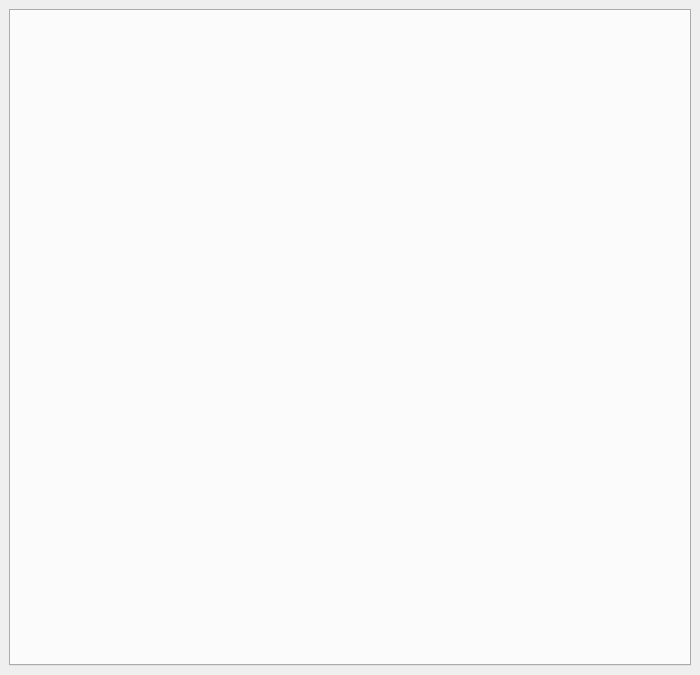
<?xml version="1.0" encoding="UTF-8"?>
<ui version="4.0">
 <class>MainWindow</class>
 <widget class="QMainWindow" name="MainWindow">
  <property name="geometry">
   <rect>
    <x>0</x>
    <y>0</y>
    <width>700</width>
    <height>675</height>
   </rect>
  </property>
  <property name="windowTitle">
   <string>Media Downloader</string>
  </property>
  <widget class="QWidget" name="centralwidget">
   <layout class="QVBoxLayout" name="verticalLayout">
    <item>
     <widget class="QTabWidget" name="tabWidget">
      <property name="focusPolicy">
       <enum>Qt::FocusPolicy::NoFocus</enum>
      </property>
      <property name="tabsClosable">
       <bool>true</bool>
      </property>
      <property name="movable">
       <bool>true</bool>
      </property>
     </widget>
    </item>
   </layout>
  </widget>
  <action name="actionAbout">
   <property name="icon">
    <iconset theme="help-about"/>
   </property>
   <property name="text">
    <string>About Media Downloader</string>
   </property>
  </action>
  <action name="actionKeyboardShortcuts">
   <property name="icon">
    <iconset theme="input-keyboard"/>
   </property>
   <property name="text">
    <string>Keyboard Shortcuts</string>
   </property>
   <property name="shortcut">
    <string>Ctrl+?</string>
   </property>
   <property name="menuRole">
    <enum>QAction::MenuRole::NoRole</enum>
   </property>
  </action>
  <action name="actionPreferences">
   <property name="icon">
    <iconset theme="document-properties"/>
   </property>
   <property name="text">
    <string>Preferences</string>
   </property>
   <property name="shortcut">
    <string>Ctrl+,</string>
   </property>
   <property name="menuRole">
    <enum>QAction::MenuRole::NoRole</enum>
   </property>
  </action>
  <action name="actionRetryAll">
   <property name="icon">
    <iconset theme="view-refresh"/>
   </property>
   <property name="text">
    <string>Retry All</string>
   </property>
   <property name="toolTip">
    <string>Retry All</string>
   </property>
   <property name="shortcut">
    <string>Ctrl+R</string>
   </property>
   <property name="menuRole">
    <enum>QAction::MenuRole::NoRole</enum>
   </property>
  </action>
  <action name="actionCancelAll">
   <property name="icon">
    <iconset theme="media-playback-stop"/>
   </property>
   <property name="text">
    <string>Cancel All</string>
   </property>
   <property name="shortcut">
    <string>Ctrl+C</string>
   </property>
   <property name="menuRole">
    <enum>QAction::MenuRole::NoRole</enum>
   </property>
  </action>
 </widget>
 <resources/>
 <connections/>
</ui>
